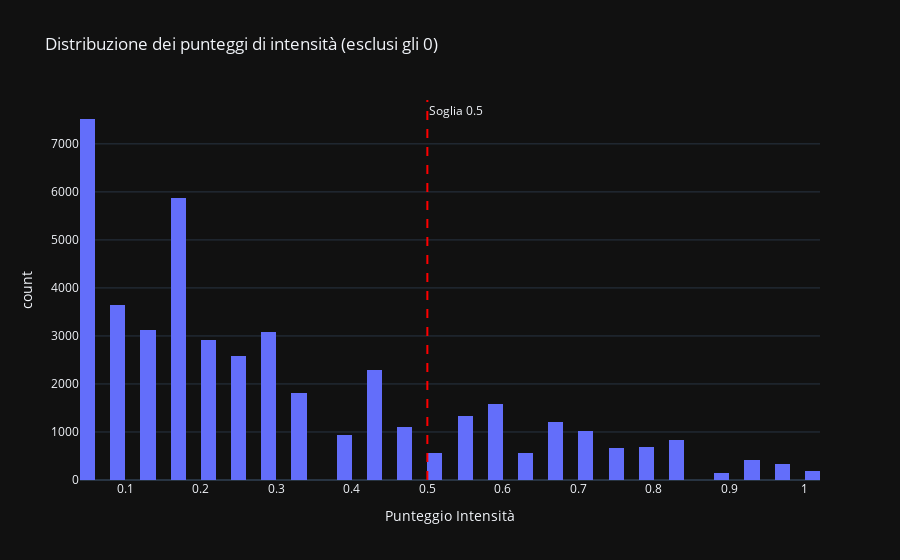

This figure's notebook cell:
### Markdown cell above
## Filtraggio Parole per Emozione
Decidiamo una soglia per definire l'emozione dominate di una parola.
Prima di decidere, dobbiamo guardare come sono distribuiti i dati.

### Code cell
all_values = df_words.values.flatten() # Otteniamo tutti i valori in un array 1D
non_zero_values = all_values[all_values > 0] # Escludiamo gli 0 per la visualizzazione

fig = px.histogram(
    x=non_zero_values,
    nbins=50,
    title="Distribuzione dei punteggi di intensità (esclusi gli 0)",
    labels={'x': 'Punteggio Intensità', 'y': 'Conteggio Parole'}
)
fig.add_vline(x=0.5, line_dash="dash", line_color="red", annotation_text="Soglia 0.5")
fig.show()

print("Parole conservate con soglia > 0.5:") # Calcoliamo quante parole superano la soglia per ciascuna emozione
for emo in BASIC_EMOTIONS:
    count = len(df_words[df_words[emo] > 0.5])
    print(f"- {emo.capitalize()}: {count}")

### Figure 1 — Plotly figure (JSON) as saved in the notebook; plotly's stock layout.template omitted (floating-point values rounded to 4 significant figures; data arrays with more than 128 entries replaced by an {"elided": "..."} marker saying what was removed)
{"data": [{"bingroup": "x", "hovertemplate": "Punteggio Intensità=%{x}<br>count=%{y}<extra></extra>", "legendgroup": "", "marker": {"color": "#636efa", "pattern": {"shape": ""}}, "name": "", "nbinsx": 50, "orientation": "v", "showlegend": false, "x": {"elided": "44428 float values"}, "xaxis": "x", "yaxis": "y", "type": "histogram"}], "layout": {"xaxis": {"anchor": "y", "domain": [0.0, 1.0], "title": {"text": "Punteggio Intensità"}}, "yaxis": {"anchor": "x", "domain": [0.0, 1.0], "title": {"text": "count"}}, "legend": {"tracegroupgap": 0}, "title": {"text": "Distribuzione dei punteggi di intensità (esclusi gli 0)"}, "barmode": "relative", "shapes": [{"line": {"color": "red", "dash": "dash"}, "type": "line", "x0": 0.5, "x1": 0.5, "xref": "x", "y0": 0, "y1": 1, "yref": "y domain"}], "annotations": [{"showarrow": false, "text": "Soglia 0.5", "x": 0.5, "xanchor": "left", "xref": "x", "y": 1, "yanchor": "top", "yref": "y domain"}]}}
